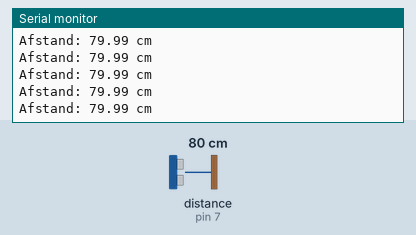
The sketch below on a simulated Arduino Uno, built with avr-gcc and run on an emulated ATmega328P. Parts: the last lines printed to the serial monitor. The test bench sets the inputs (shaded band); at power-on: distance to the obstacle (sensor on pin 7) 80 cm. The echo pulse lasts 58.3 µs per cm.

Above: at 1.2 s.
1.3 s: distance to the obstacle (sensor on pin 7) set to 35 cm
At 1.6 s:
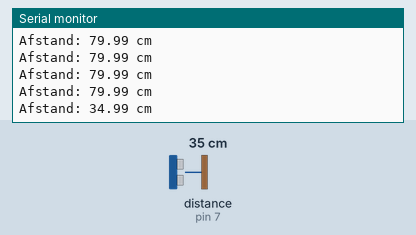
4.3 s: distance to the obstacle (sensor on pin 7) set to 2 cm
At 4.44 s:
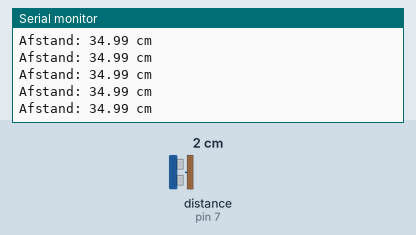
Timing chart, 0 to 7.3 s (numbered marks = the images above; inputs shaded):
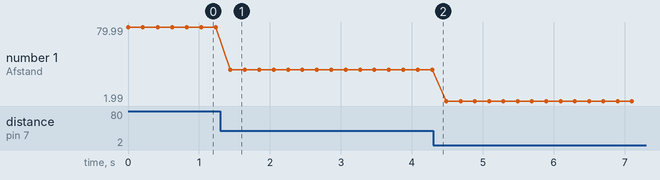

Measured:
- after the input at 1.3 s, the serial monitor: prints a new line after 0.14 s (image 1)
- plotted number 1: 79.99 → 34.99 after the input at 1.3 s, 34.99 → 1.99 after the input at 4.3 s

The sketch:

ultrasonic-sensor.ino
```cpp
const int sigPin = 7;

void setup() {
  Serial.begin(9600);
}

void loop() {
  pinMode(sigPin, OUTPUT);
  digitalWrite(sigPin, LOW);
  delayMicroseconds(2);
  digitalWrite(sigPin, HIGH);
  delayMicroseconds(10);
  digitalWrite(sigPin, LOW);

  pinMode(sigPin, INPUT);
  long duur = pulseIn(sigPin, HIGH);

  float afstand = (duur * 0.0343) / 2;

  Serial.print("Afstand: ");
  Serial.print(afstand);
  Serial.println(" cm");

  delay(200);
}
```
